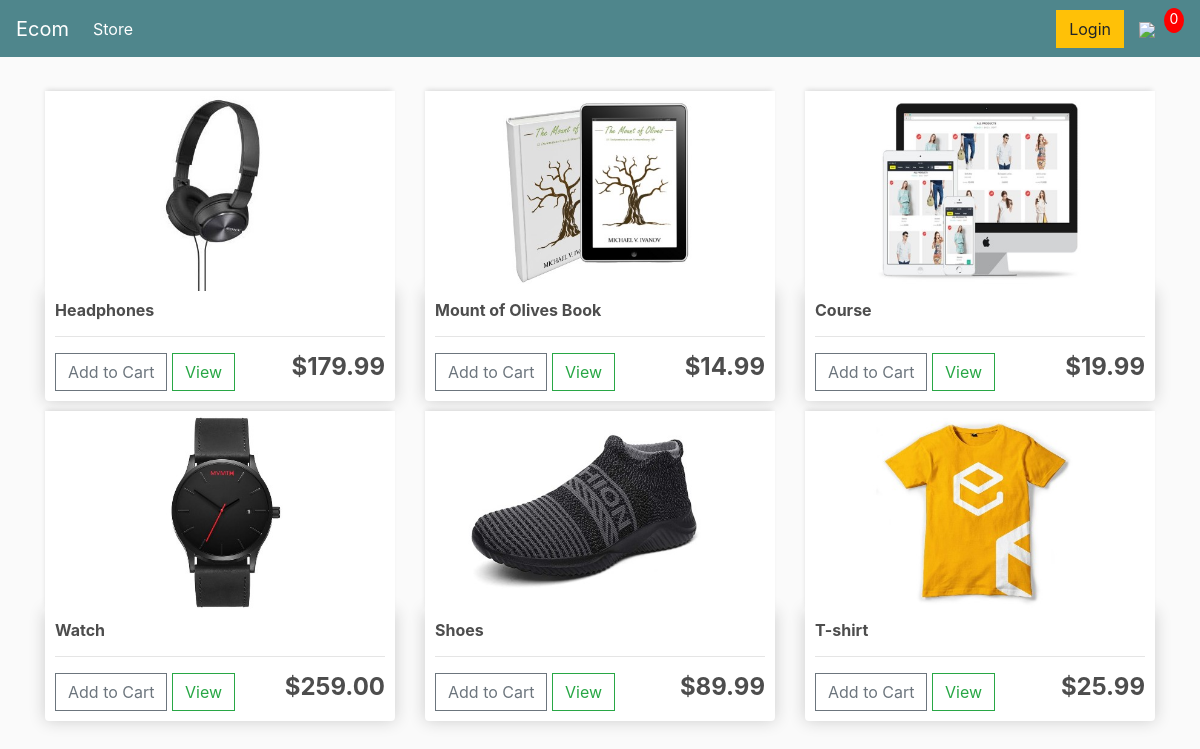
The page / on the database its author committed.
### store/models.py (models this page shows, shortened)
class Product(models.Model):
    name = models.CharField(max_length=200, null=True)
    prices = models.DecimalField(max_digits=7, decimal_places=2)
    digital = models.BooleanField(default=False, null=True, blank=False)
    image = models.ImageField(null=True, blank=True)
    @property
    def imageURL(self):
        try:
            url = self.image.url
        except:
            url = ''
        return url

### store/views.py (the view)
# urls.py: path('', include('store.urls')),
def store(request):
    data = cartData(request)
    cartItems = data['cartItems']
    products = Product.objects.all()
    context = {'products': products, 'cartItems': cartItems}
    return render(request, 'store/store.html', context)

### store/utilis.py (called while the page is built, shortened)
def cookieCart(request):
    try:
        cart = json.loads((request.COOKIES['cart']))
    except:
        cart = {}
    print('Cart', cart)
    items = []
    order = {'get_cart_total': 0, 'get_cart_items': 0, 'shipping': False}
    cartItems = order['get_cart_items']
    return {"cartItems": cartItems, "order": order, "items": items}

def cartData(request):
    if request.user.is_authenticated:
        customer = request.user.customer
        order, created = Order.objects.get_or_create(customer=customer, complete=False)
        items = order.orderitem_set.all()
        cartItems = order.get_cart_items
    else:
        cookieData = cookieCart(request)
        cartItems = cookieData['cartItems']
        order = cookieData['order']
        items = cookieData['items']
    return {"cartItems": cartItems, "order": order, "items": items}

### store/templates/store/store.html
{% extends 'store/main.html' %}
{% load static %}
{% block content %}
	<div class="row">
		{%for product in products %}
		<div class="col-lg-4">
			<img class="thumbnail" src="{{product.imageURL}}">
			<div class="box-element product">
				<h6><strong>{{product.name}}</strong></h6>
				<hr>
				<button data-product={{product.id}} data-action="add" class="btn btn-outline-secondary add-btn update-cart">Add to Cart</button>
				<a class="btn btn-outline-success" href="#">View</a>
				<h4 style="display: inline-block; float: right"><strong>${{product.prices|floatformat:2}}</strong></h4>
			</div>
		</div>
		{% endfor %}
	</div>
{% endblock content %}

### store/templates/store/main.html (shortened to what this page needs)
<!DOCTYPE html>
{% load static %}
<html>
<head>
	<link rel="stylesheet" href="https://stackpath.bootstrapcdn.com/bootstrap/4.4.1/css/bootstrap.min.css">
	<link rel="stylesheet" type="text/css" href="{% static 'css/main.css' %}">
</head>
<body>
	<nav class="navbar navbar-expand-lg navbar-dark bg-dark">
	  <a class="navbar-brand" href="{% url 'store' %}">Ecom</a>
	  <div class="collapse navbar-collapse" id="navbarSupportedContent">
	    <ul class="navbar-nav mr-auto">
	      <li class="nav-item active">
	        <a class="nav-link" href="{% url 'store' %}">Store <span class="sr-only">(current)</span></a>
	      </li>
	    </ul>
	    <div class="form-inline my-2 my-lg-0">
	     	<a href="#"class="btn btn-warning">Login</a>
	     	<a href="{% url 'cart' %}">
	    		<img  id="cart-icon" src="{% static 'images/cart.png' %}">
	    	</a>
	    	<p id="cart-total">{{cartItems}}</p>
	    </div>
	  </div>
	</nav>
     <div class="container">
            <br>
            {% block content %}
            {% endblock content %}
         </div>
</body>
</html>

### static/css/main.css (style rules this page uses)
body { background-color: hsl(0, 0%, 98%); }
h1,h2,h3,h4,h5,h6 { color:hsl(0, 0%, 30%); }
.box-element { box-shadow:hsl(0, 0%, 80%) 0 0 16px; background-color: #fff; border-radius: 4px; padding: 10px; }
.thumbnail { width: 100%; height: 200px; -webkit-box-shadow: -1px -3px 5px -2px rgba(214,214,214,1); -moz-box-shadow: -1px -3px 5px -2px rgba(214,214,214,1); box-shadow: -1px -3px 5px -2px rgba(214,214,214,1); }
.product { border-radius: 0 0 4px 4px; }
.bg-dark { background-color: #4f868c!important; }
#cart-icon { width:25px; display: inline-block; margin-left: 15px; }
#cart-total { display: block; text-align: center; color:#fff; background-color: red; width: 20px; height: 25px; border-radius: 50%; font-size: 14px; }
.col-lg-4, .col-lg-6, .col-lg-8, .col-lg-12 { margin-top: 10px; }
.btn { border-radius: 0; }

### rows shown on the page
Product: imageURL (picture), name "Headphones", prices "179.99"
Product: imageURL (picture), name "Mount of Olives Book", prices "14.99"
Product: imageURL (picture), name "Course", prices "19.99"
Product: imageURL (picture), name "Watch", prices "259.00"
Product: imageURL (picture), name "Shoes", prices "89.99"
Product: imageURL (picture), name "T-shirt", prices "25.99"

### other values the page prints
{{ cartItems }} "0"
